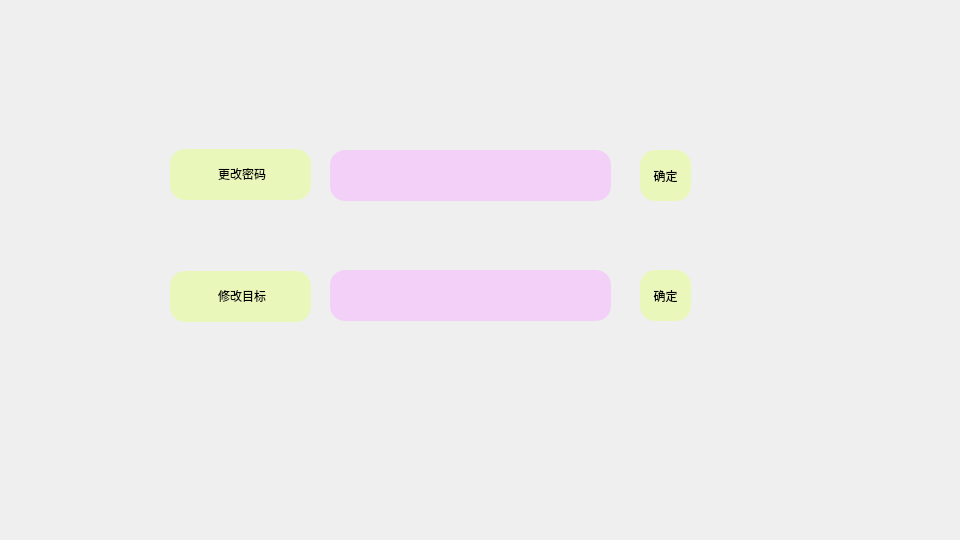
<?xml version="1.0" encoding="UTF-8"?>
<ui version="4.0">
 <class>setting_page</class>
 <widget class="QWidget" name="setting_page">
  <property name="geometry">
   <rect>
    <x>0</x>
    <y>0</y>
    <width>960</width>
    <height>540</height>
   </rect>
  </property>
  <property name="minimumSize">
   <size>
    <width>960</width>
    <height>540</height>
   </size>
  </property>
  <property name="maximumSize">
   <size>
    <width>960</width>
    <height>540</height>
   </size>
  </property>
  <property name="windowTitle">
   <string>Form</string>
  </property>
  <property name="styleSheet">
   <string notr="true"/>
  </property>
  <widget class="QWidget" name="widget" native="true">
   <property name="geometry">
    <rect>
     <x>0</x>
     <y>0</y>
     <width>960</width>
     <height>540</height>
    </rect>
   </property>
   <property name="minimumSize">
    <size>
     <width>960</width>
     <height>540</height>
    </size>
   </property>
   <property name="maximumSize">
    <size>
     <width>960</width>
     <height>540</height>
    </size>
   </property>
   <property name="styleSheet">
    <string notr="true">background-image: url(:/pages/main_page/image/P1.jpg);</string>
   </property>
  </widget>
  <widget class="QLabel" name="label_2">
   <property name="geometry">
    <rect>
     <x>170</x>
     <y>271</y>
     <width>141</width>
     <height>51</height>
    </rect>
   </property>
   <property name="styleSheet">
    <string notr="true">QLabel {
	background-color: rgba(227, 255, 133, 125);
	font: 290 14pt &quot;幼圆&quot;;
    color: #000000; /* 文字颜色 */
    font-weight: normal;
    padding: 5px; /* 按需调整内边距 */
 border-radius: 15px;
}



</string>
   </property>
   <property name="text">
    <string>&lt;html&gt;&lt;head/&gt;&lt;body&gt;&lt;p align=&quot;center&quot;&gt;修改目标&lt;/p&gt;&lt;/body&gt;&lt;/html&gt;</string>
   </property>
  </widget>
  <widget class="QLineEdit" name="l1">
   <property name="geometry">
    <rect>
     <x>330</x>
     <y>150</y>
     <width>281</width>
     <height>51</height>
    </rect>
   </property>
   <property name="styleSheet">
    <string notr="true">QLineEdit{
	background-color: rgba(246, 176, 255,125);
   border-radius: 15px; /* 边框圆角 */
}</string>
   </property>
  </widget>
  <widget class="QPushButton" name="btnUserHelp">
   <property name="geometry">
    <rect>
     <x>640</x>
     <y>270</y>
     <width>51</width>
     <height>51</height>
    </rect>
   </property>
   <property name="minimumSize">
    <size>
     <width>0</width>
     <height>0</height>
    </size>
   </property>
   <property name="maximumSize">
    <size>
     <width>100</width>
     <height>100</height>
    </size>
   </property>
   <property name="styleSheet">
    <string notr="true">QPushButton {
	background-color: rgba(227, 255, 133, 125);
	font: 290 14pt &quot;幼圆&quot;;
    color: #000000; /* 文字颜色 */
    font-weight: normal;
    padding: 5px; /* 按需调整内边距 */
 border-radius: 15px;
}

QPushButton:hover {
   background-color: rgba(227, 255, 133, 200);
   border-style: solid; /* 按下时边框样式 */
    border-width: 1px; /* 按下时边框宽度 */
    border-color: #8c8884; /* 按下时边框颜色 */
    border-radius: 15px; /* 边框圆角 */
}</string>
   </property>
   <property name="text">
    <string>确定</string>
   </property>
  </widget>
  <widget class="QPushButton" name="btnUserHelp_2">
   <property name="geometry">
    <rect>
     <x>640</x>
     <y>150</y>
     <width>51</width>
     <height>51</height>
    </rect>
   </property>
   <property name="minimumSize">
    <size>
     <width>0</width>
     <height>0</height>
    </size>
   </property>
   <property name="maximumSize">
    <size>
     <width>100</width>
     <height>100</height>
    </size>
   </property>
   <property name="styleSheet">
    <string notr="true">QPushButton {
	background-color: rgba(227, 255, 133, 125);
	font: 290 14pt &quot;幼圆&quot;;
    color: #000000; /* 文字颜色 */
    font-weight: normal;
    padding: 5px; /* 按需调整内边距 */
 border-radius: 15px;
}

QPushButton:hover {
   background-color: rgba(227, 255, 133, 200);
   border-style: solid; /* 按下时边框样式 */
    border-width: 1px; /* 按下时边框宽度 */
    border-color: #8c8884; /* 按下时边框颜色 */
    border-radius: 15px; /* 边框圆角 */
}</string>
   </property>
   <property name="text">
    <string>确定</string>
   </property>
  </widget>
  <widget class="QLineEdit" name="l2">
   <property name="geometry">
    <rect>
     <x>330</x>
     <y>270</y>
     <width>281</width>
     <height>51</height>
    </rect>
   </property>
   <property name="styleSheet">
    <string notr="true">QLineEdit{
	background-color: rgba(246, 176, 255,125);
   border-radius: 15px; /* 边框圆角 */
}</string>
   </property>
  </widget>
  <widget class="QLabel" name="label">
   <property name="geometry">
    <rect>
     <x>170</x>
     <y>149</y>
     <width>141</width>
     <height>51</height>
    </rect>
   </property>
   <property name="styleSheet">
    <string notr="true">QLabel {
	background-color: rgba(227, 255, 133, 125);
	font: 290 14pt &quot;幼圆&quot;;
    color: #000000; /* 文字颜色 */
    font-weight: normal;
    padding: 5px; /* 按需调整内边距 */
 border-radius: 15px;
}

</string>
   </property>
   <property name="text">
    <string>&lt;html&gt;&lt;head/&gt;&lt;body&gt;&lt;p align=&quot;center&quot;&gt;更改密码&lt;/p&gt;&lt;/body&gt;&lt;/html&gt;</string>
   </property>
  </widget>
 </widget>
 <resources/>
 <connections/>
</ui>
